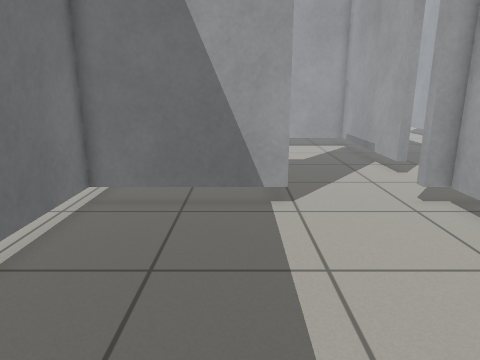
view 1 (above)

20 first-person views from a walk through a robot-simulator world made for Gazebo. The camera is 0.96 m above the floor, tilts 14° down and sees 70° across. The floor is counted in squares, 0.25 m on a side. Each view is taken from the middle of a square. On the plan, view 1 faces up. The plan holds only what a view shows up to about 20 squares ahead; the rest is blank.

view 2
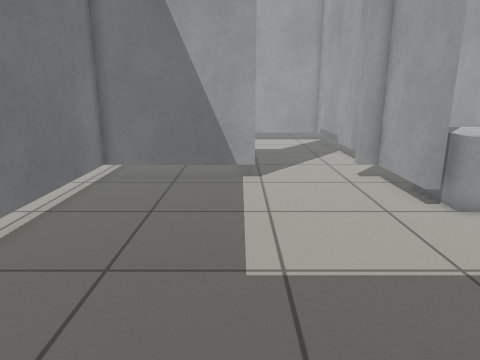

view 3
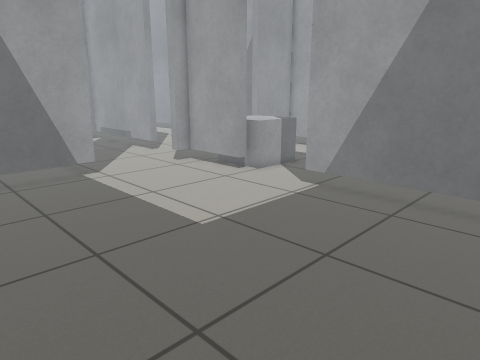

view 4
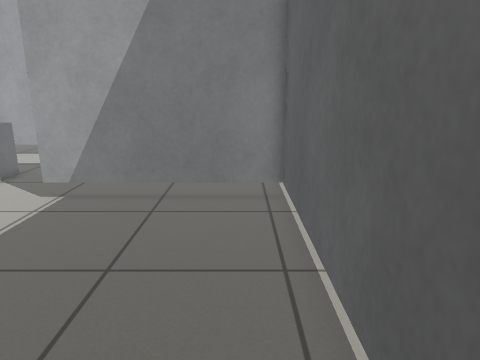

view 5
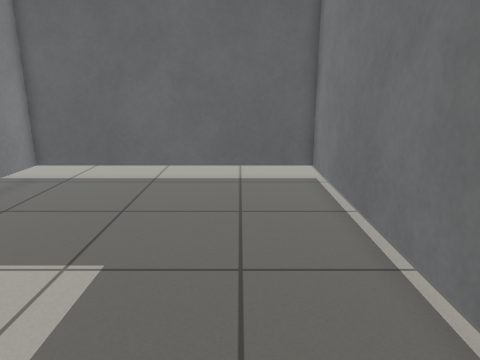

view 6
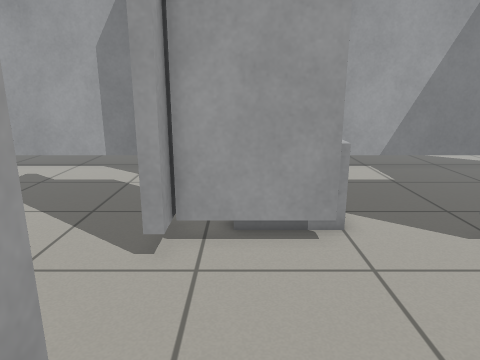

view 7
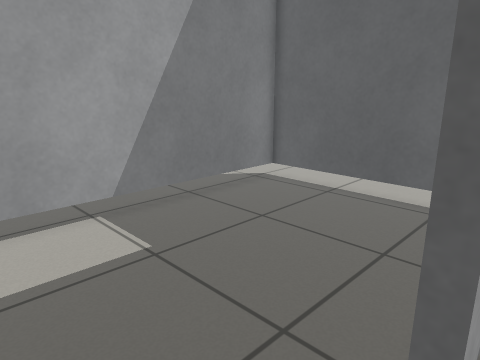

view 8
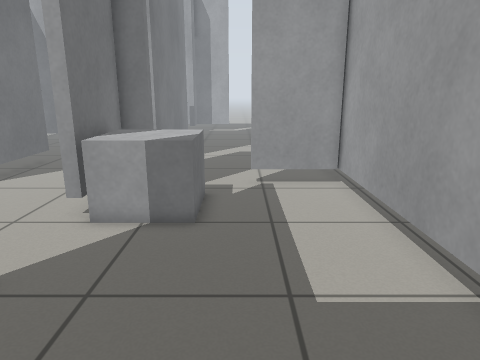

view 9
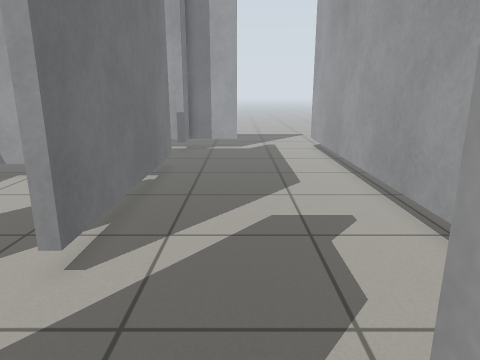

view 10
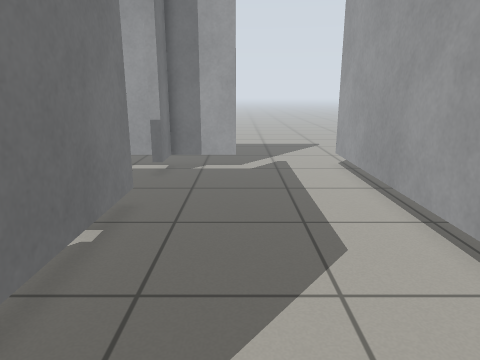

view 11
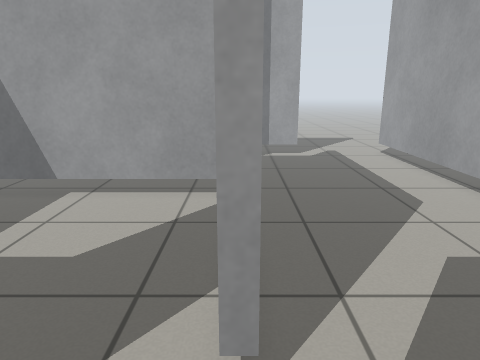

view 12
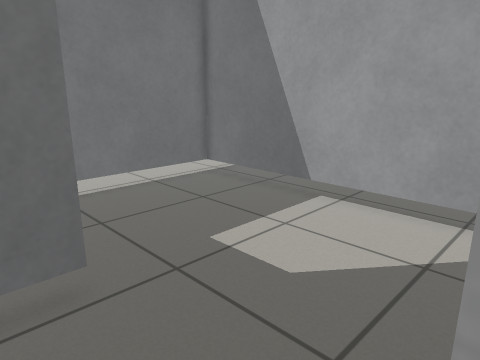

view 13
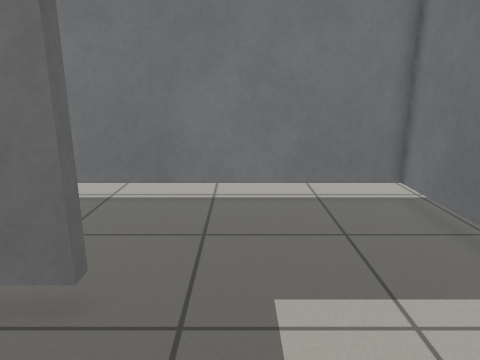

view 14
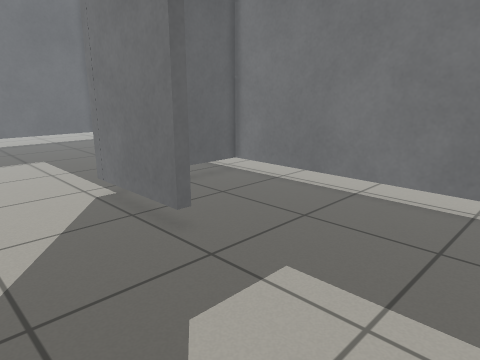

view 15
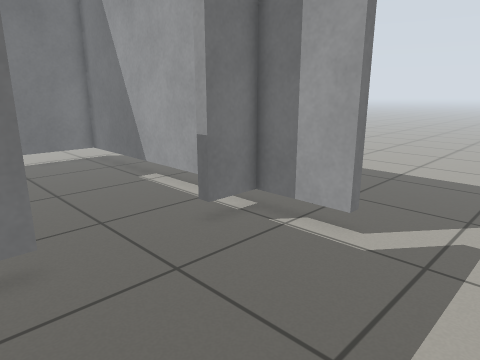

view 16
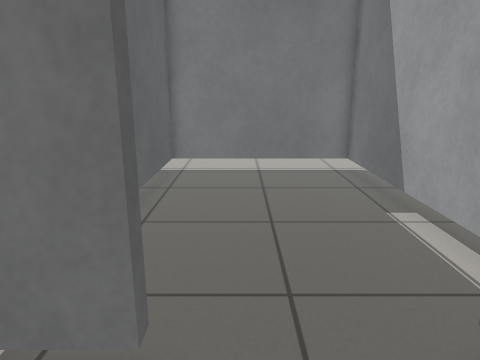

view 17
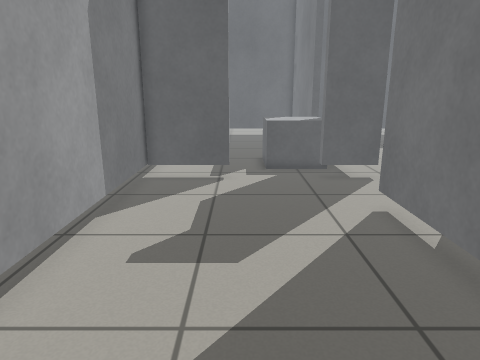

view 18
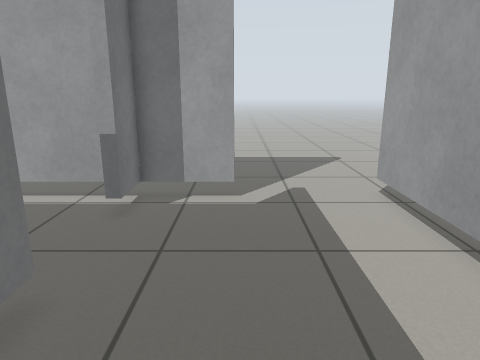

view 19
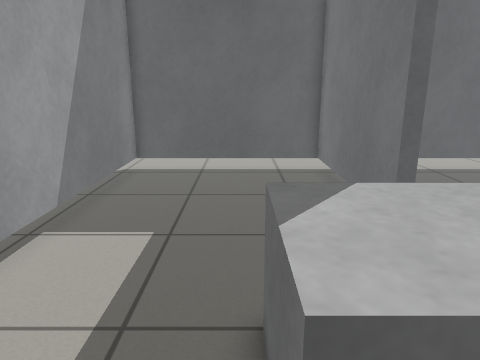

view 20
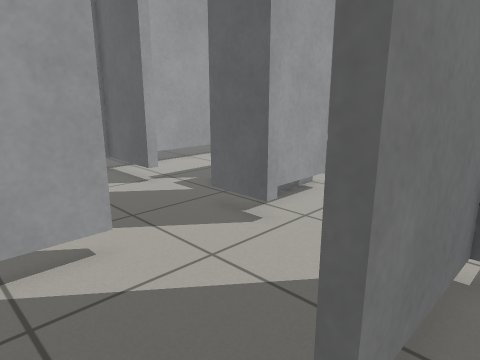

### Floor plan
Key: @ floor where view 1 was taken; # wall or solid block; . floor; = window, fence, low wall or low ledge; T thing the floor can be seen under or through.
Columns run from 7 left of view 1 to 19 right of it. Each row starts with its distance up from view 1.
 37   ........................
 36   T###TTTTTTTTTTTTT......#
 35 .T.............T.........#
 34 .T.............T.........#
 33 .T.......................#
 32 .T.......................T.
 31 .T.......................T.
 30 .T.......................T.
 29 .T.......................T.
 28 .T.............T.........T.
 27 .T.............T.........T
 26 . TTTTTTTTTTTTTT.........T
 25 .T.............#.........#
 24 .T.............#.........#
 23 .T.............#.........#
 22 .T.............T.........#
 21 .T.............T.........#
 20 .T.............T.........#
 19 .T.............T.........#
 18 .T.............T.........#
 17 .T......##.....T.........#
 16 .T......##...............#
 15 .T......##...............#
 14 .T......##...............#
 13 .T......T#...............#
 12 . TTTTTTTT....###....TTTT#
 11 .#.............#.........#
 10 .#.............#===......#
  9 .#.............###=......#
  8 .#.............###=......#
  7 .#.............#===......#
  6 .#.......................T
  5  #.......................T.
  4  #.......................T.
  3  #.............T.........T.
  2  #.............T.........T.
  1  #.............T.........T.
  0  #.....@.......T.........T.
 -1  #.............T.........T.
 -2  #.............T.........T.
 -3  #.............T.........T.
 -4  #.............T.........T.
 -5  #.............T.........T.
 -6  ##TTTTTTTTTTTTTTTTTTTTTT .
 -7  ..........................

Where each view was taken, in squares from view 1:
view 1: 0 up, 0 right, facing up
view 2: 4 down, 1 right, facing up
view 3: 5 down, 5 left, facing up-right
view 4: 4 down, 5 left, facing right
view 5: 10 up, 2 left, facing down
view 6: 10 up, 1 left, facing right
view 7: 7 up, 7 right, facing down-right
view 8: 3 down, 13 right, facing up
view 9: 10 up, 12 right, facing up
view 10: 17 up, 12 right, facing up
view 11: 13 up, 8 right, facing up
view 12: 15 up, 8 right, facing up-left
view 13: 20 up, 7 right, facing left
view 14: 25 up, 7 right, facing down-left
view 15: 27 up, 16 right, facing up-left
view 16: 30 up, 12 right, facing left
view 17: 28 up, 13 right, facing down
view 18: 23 up, 12 right, facing up
view 19: 12 up, 12 right, facing down
view 20: 20 up, 0 right, facing down-right
